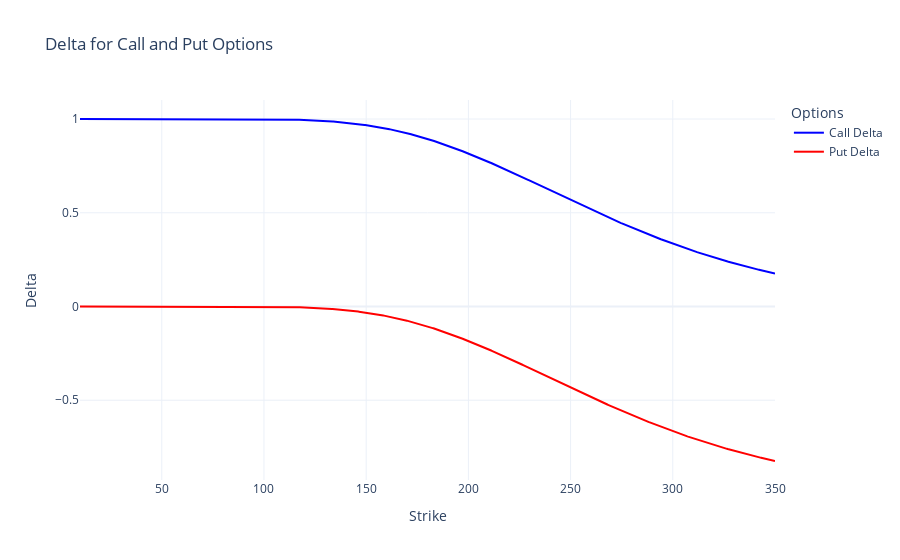
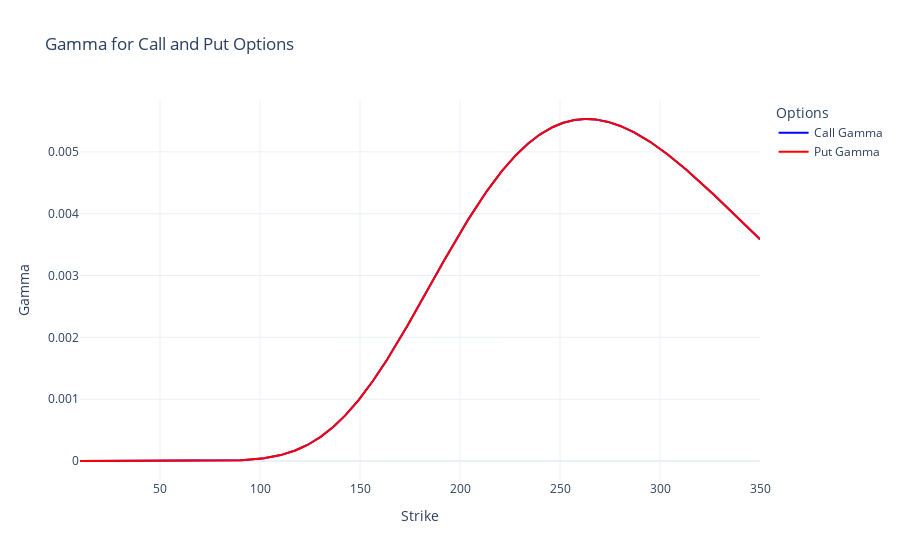
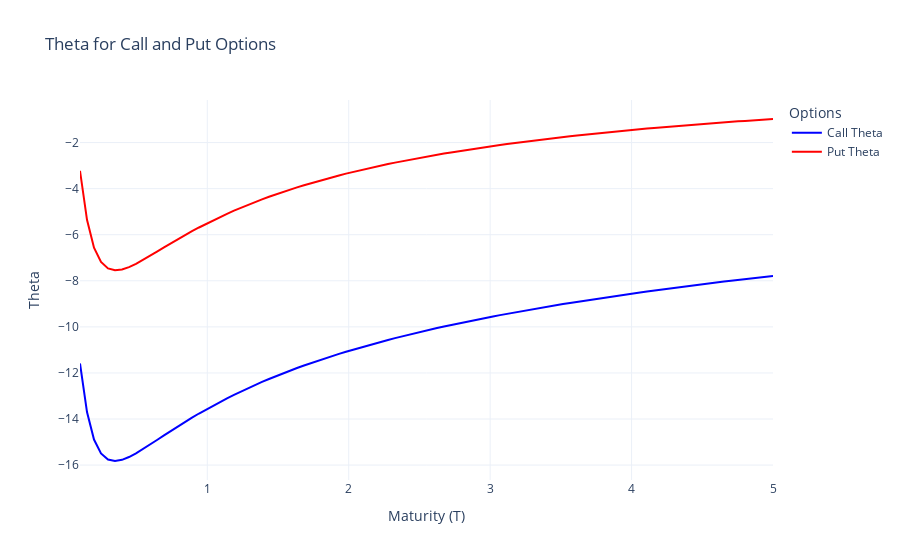
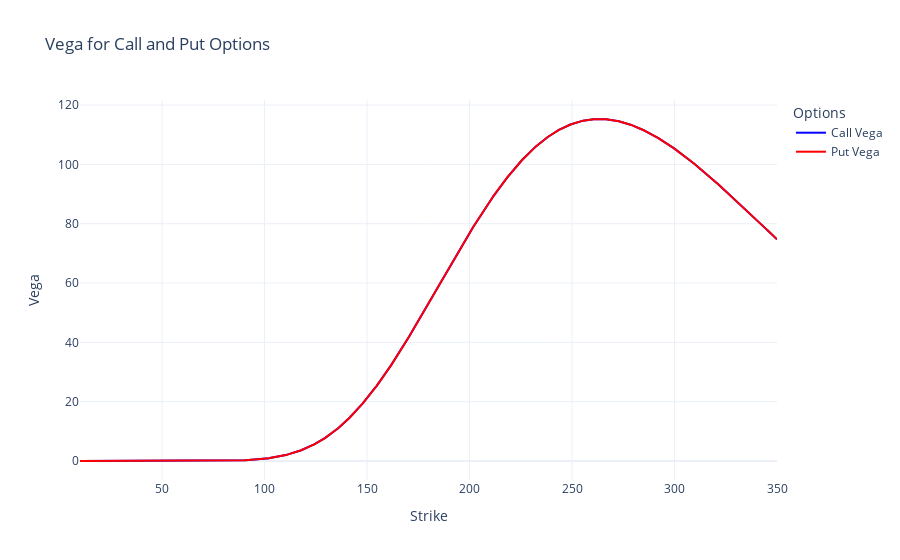

The code cell stored with these charts, in order, in its notebook:
### Markdown cell above
Nous allons à présent calculer les grecques, ainsi que les afficher.

### Code cell
# Example of usage
if __name__ == "__main__":
    # Define option parameters
    K = 200
    T = 1.5
    sigma = options_data.sigma_sim(T, K) # Interpolating implied vol
    interest_rate = 0.042

    # Create the plotter instance
    plotter = OptionGreekPlotter(K, T, stock_price, sigma, interest_rate)

    # Functions for each Greek
    def delta(option):
        return option.delta()

    def gamma(option):
        return option.gamma()

    def theta(option):
        return option.theta()

    def vega(option):
        return option.vega()

    def rho(option):
        return option.rho()

    # Plot Delta vs Strikes
    strikes = np.linspace(10, 350, 1000)
    plotter.plot_greek(delta, strikes, "Strike", "Delta", "Delta for Call and Put Options")

    # Plot Gamma vs Strikes
    plotter.plot_greek(gamma, strikes, "Strike", "Gamma", "Gamma for Call and Put Options")

    # Plot Theta vs Maturities
    maturities = np.linspace(0.1, 5, 100)
    plotter.plot_greek(theta, maturities, "Maturity (T)", "Theta", "Theta for Call and Put Options")

    # Plot Vega vs Strikes
    plotter.plot_greek(vega, strikes, "Strike", "Vega", "Vega for Call and Put Options")

    # Plot Rho vs Strikes
    plotter.plot_greek(rho, strikes, "Strike", "Rho", "Rho for Call and Put Options")

### Figure 1 — Plotly figure (JSON) as saved in the notebook; plotly's stock layout.template omitted (floating-point values rounded to 4 significant figures; data arrays with more than 128 entries replaced by an {"elided": "..."} marker saying what was removed)
{"data": [{"line": {"color": "blue"}, "mode": "lines", "name": "Call Delta", "type": "scatter", "x": {"elided": "1000 float values"}, "y": {"elided": "1000 float values"}}, {"line": {"color": "red"}, "mode": "lines", "name": "Put Delta", "type": "scatter", "x": {"elided": "1000 float values"}, "y": {"elided": "1000 float values"}}], "layout": {"legend": {"title": {"text": "Options"}}, "title": {"text": "Delta for Call and Put Options"}, "xaxis": {"showgrid": true, "title": {"text": "Strike"}}, "yaxis": {"showgrid": true, "title": {"text": "Delta"}}}}

### Figure 2 — Plotly figure (JSON) as saved in the notebook; plotly's stock layout.template omitted (floating-point values rounded to 4 significant figures; data arrays with more than 128 entries replaced by an {"elided": "..."} marker saying what was removed)
{"data": [{"line": {"color": "blue"}, "mode": "lines", "name": "Call Gamma", "type": "scatter", "x": {"elided": "1000 float values"}, "y": {"elided": "1000 float values"}}, {"line": {"color": "red"}, "mode": "lines", "name": "Put Gamma", "type": "scatter", "x": {"elided": "1000 float values"}, "y": {"elided": "1000 float values"}}], "layout": {"legend": {"title": {"text": "Options"}}, "title": {"text": "Gamma for Call and Put Options"}, "xaxis": {"showgrid": true, "title": {"text": "Strike"}}, "yaxis": {"showgrid": true, "title": {"text": "Gamma"}}}}

### Figure 3 — Plotly figure (JSON) as saved in the notebook; plotly's stock layout.template omitted (floating-point values rounded to 4 significant figures)
{"data": [{"line": {"color": "blue"}, "mode": "lines", "name": "Call Theta", "type": "scatter", "x": [0.1, 0.1495, 0.199, 0.2485, 0.298, 0.3475, 0.397, 0.4465, 0.496, 0.5455, 0.5949, 0.6444, 0.6939, 0.7434, 0.7929, 0.8424, 0.8919, 0.9414, 0.9909, 1.04, 1.09, 1.139, 1.189, 1.238, 1.288, 1.337, 1.387, 1.436, 1.486, 1.535, 1.585, 1.634, 1.684, 1.733, 1.783, 1.832, 1.882, 1.931, 1.981, 2.03, 2.08, 2.129, 2.179, 2.228, 2.278, 2.327, 2.377, 2.426, 2.476, 2.525, 2.575, 2.624, 2.674, 2.723, 2.773, 2.822, 2.872, 2.921, 2.971, 3.02, 3.07, 3.119, 3.169, 3.218, 3.268, 3.317, 3.367, 3.416, 3.466, 3.515, 3.565, 3.614, 3.664, 3.713, 3.763, 3.812, 3.862, 3.911, 3.961, 4.01, 4.06, 4.109, 4.159, 4.208, 4.258, 4.307, 4.357, 4.406, 4.456, 4.505, 4.555, 4.604, 4.654, 4.703, 4.753, 4.802, 4.852, 4.901, 4.951, 5], "y": [-11.59, -13.7, -14.89, -15.5, -15.76, -15.82, -15.77, -15.65, -15.49, -15.31, -15.11, -14.91, -14.71, -14.51, -14.32, -14.13, -13.94, -13.76, -13.59, -13.42, -13.26, -13.1, -12.95, -12.8, -12.66, -12.52, -12.39, -12.26, -12.14, -12.02, -11.9, -11.79, -11.68, -11.57, -11.47, -11.37, -11.27, -11.17, -11.08, -10.99, -10.9, -10.81, -10.73, -10.65, -10.57, -10.49, -10.41, -10.34, -10.26, -10.19, -10.12, -10.05, -9.985, -9.919, -9.854, -9.791, -9.728, -9.667, -9.607, -9.548, -9.49, -9.433, -9.377, -9.322, -9.268, -9.214, -9.162, -9.11, -9.059, -9.009, -8.96, -8.912, -8.864, -8.817, -8.77, -8.725, -8.68, -8.635, -8.591, -8.548, -8.505, -8.463, -8.422, -8.38, -8.34, -8.3, -8.26, -8.221, -8.183, -8.145, -8.107, -8.07, -8.033, -7.996, -7.96, -7.925, -7.89, -7.855, -7.82, -7.786]}, {"line": {"color": "red"}, "mode": "lines", "name": "Put Theta", "type": "scatter", "x": [0.1, 0.1495, 0.199, 0.2485, 0.298, 0.3475, 0.397, 0.4465, 0.496, 0.5455, 0.5949, 0.6444, 0.6939, 0.7434, 0.7929, 0.8424, 0.8919, 0.9414, 0.9909, 1.04, 1.09, 1.139, 1.189, 1.238, 1.288, 1.337, 1.387, 1.436, 1.486, 1.535, 1.585, 1.634, 1.684, 1.733, 1.783, 1.832, 1.882, 1.931, 1.981, 2.03, 2.08, 2.129, 2.179, 2.228, 2.278, 2.327, 2.377, 2.426, 2.476, 2.525, 2.575, 2.624, 2.674, 2.723, 2.773, 2.822, 2.872, 2.921, 2.971, 3.02, 3.07, 3.119, 3.169, 3.218, 3.268, 3.317, 3.367, 3.416, 3.466, 3.515, 3.565, 3.614, 3.664, 3.713, 3.763, 3.812, 3.862, 3.911, 3.961, 4.01, 4.06, 4.109, 4.159, 4.208, 4.258, 4.307, 4.357, 4.406, 4.456, 4.505, 4.555, 4.604, 4.654, 4.703, 4.753, 4.802, 4.852, 4.901, 4.951, 5], "y": [-3.225, -5.353, -6.561, -7.182, -7.462, -7.544, -7.51, -7.406, -7.263, -7.097, -6.919, -6.736, -6.552, -6.37, -6.191, -6.018, -5.849, -5.687, -5.53, -5.378, -5.232, -5.092, -4.957, -4.827, -4.702, -4.582, -4.466, -4.354, -4.246, -4.142, -4.042, -3.945, -3.851, -3.76, -3.673, -3.588, -3.506, -3.427, -3.35, -3.275, -3.203, -3.132, -3.064, -2.998, -2.934, -2.871, -2.81, -2.751, -2.693, -2.637, -2.583, -2.529, -2.478, -2.427, -2.378, -2.33, -2.283, -2.237, -2.192, -2.149, -2.106, -2.064, -2.024, -1.984, -1.945, -1.907, -1.869, -1.833, -1.797, -1.762, -1.728, -1.695, -1.662, -1.63, -1.598, -1.568, -1.537, -1.508, -1.479, -1.45, -1.422, -1.395, -1.368, -1.341, -1.315, -1.29, -1.265, -1.24, -1.216, -1.193, -1.169, -1.147, -1.124, -1.102, -1.08, -1.059, -1.038, -1.018, -0.9973, -0.9774]}], "layout": {"legend": {"title": {"text": "Options"}}, "title": {"text": "Theta for Call and Put Options"}, "xaxis": {"showgrid": true, "title": {"text": "Maturity (T)"}}, "yaxis": {"showgrid": true, "title": {"text": "Theta"}}}}

### Figure 4 — Plotly figure (JSON) as saved in the notebook; plotly's stock layout.template omitted (floating-point values rounded to 4 significant figures; data arrays with more than 128 entries replaced by an {"elided": "..."} marker saying what was removed)
{"data": [{"line": {"color": "blue"}, "mode": "lines", "name": "Call Vega", "type": "scatter", "x": {"elided": "1000 float values"}, "y": {"elided": "1000 float values"}}, {"line": {"color": "red"}, "mode": "lines", "name": "Put Vega", "type": "scatter", "x": {"elided": "1000 float values"}, "y": {"elided": "1000 float values"}}], "layout": {"legend": {"title": {"text": "Options"}}, "title": {"text": "Vega for Call and Put Options"}, "xaxis": {"showgrid": true, "title": {"text": "Strike"}}, "yaxis": {"showgrid": true, "title": {"text": "Vega"}}}}
